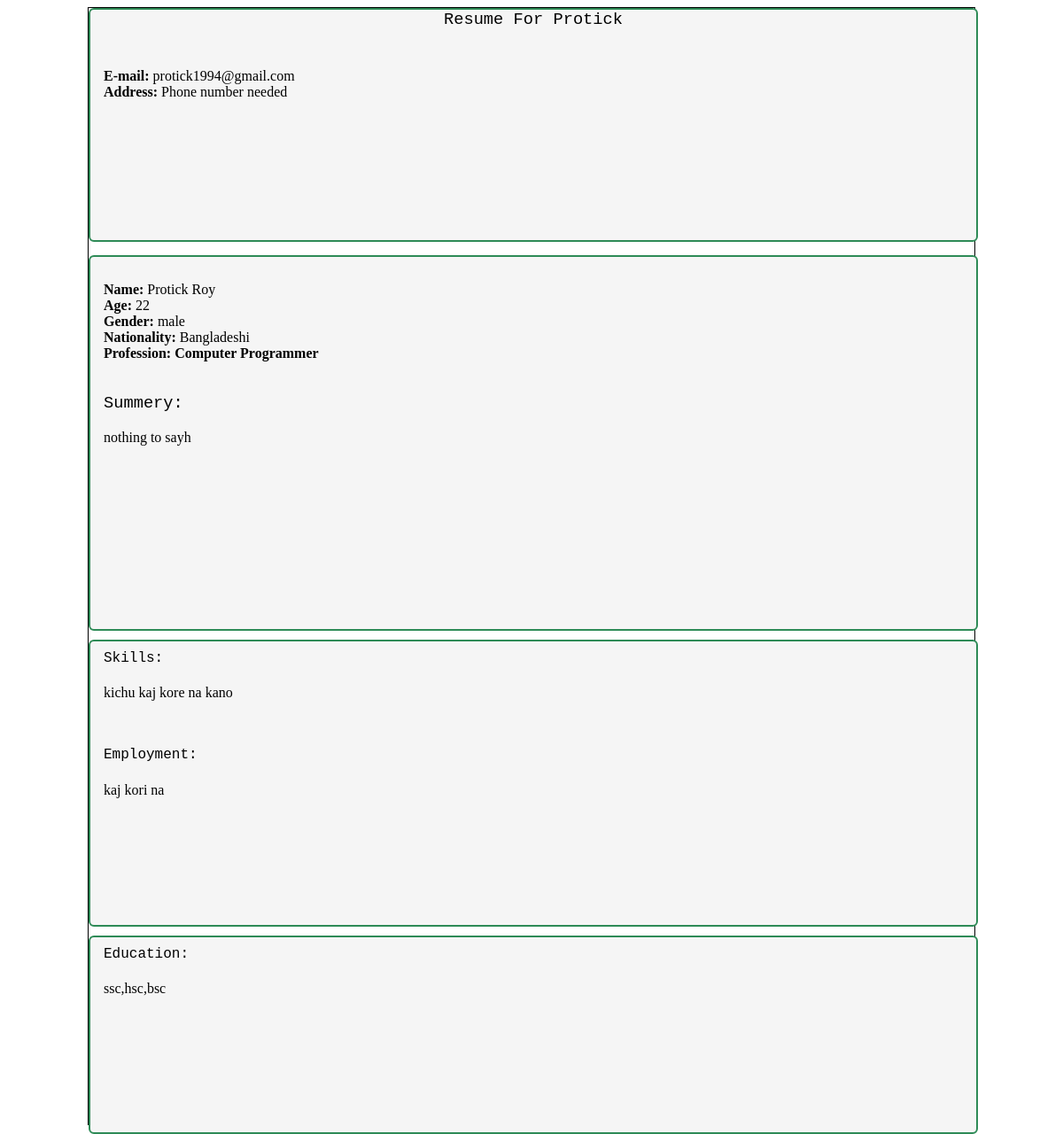
The page /view.php?user=Protick on the database its author committed.
### tables this page shows
CREATE TABLE `user` (
  `id` int(10) NOT NULL,
  `firstname` varchar(25) NOT NULL,
  `lastname` varchar(25) NOT NULL,
  `gender` varchar(25) NOT NULL,
  `age` int(4) NOT NULL,
  `email` varchar(50) NOT NULL,
  `password` varchar(100) NOT NULL
);

CREATE TABLE `details` (
  `id` int(10) NOT NULL,
  `uid` int(10) NOT NULL,
  `profid` int(4) NOT NULL,
  `nationality` varchar(25) NOT NULL,
  `address` varchar(200) NOT NULL,
  `statement` varchar(1000) NOT NULL,
  `skills` varchar(1000) NOT NULL,
  `experience` varchar(1000) NOT NULL,
  `education` varchar(1000) NOT NULL
);

CREATE TABLE `profession` (
  `id` int(10) NOT NULL,
  `profname` varchar(25) NOT NULL
);

### db.php (called while the page is built, shortened)
<?php
function getConn(){
			$servername = "127.0.0.1:3306";
			$username = "root";
			$password = "";
			$dbname = "resume";
			$conn = mysqli_connect($servername, $username, $password, $dbname);
			return $conn;
		}
function executeQuery($queryString){
	$conn=getConn();
	$result = mysqli_query($conn, $queryString);
	return $result;
}
?>

### view.php (the view, shortened to what this page needs)
<?php
include 'db.php';
    $userName = trim($_GET["user"]) ;
    $query= "SELECT * FROM user where firstname='$userName'";
    $res = executeQuery($query);
    $userDetails = mysqli_fetch_assoc($res);
    $uid = $userDetails["id"];
    $firstname=$userDetails["firstname"];
    $lastname=$userDetails["lastname"];
    $gender=$userDetails["gender"];
    $age=$userDetails["age"];
    $email=$userDetails["email"];
    $query= "SELECT * FROM details where uid=$uid ";
    $res = executeQuery($query);
    $profileDetails = mysqli_fetch_assoc($res);
    $profid = $profileDetails["profid"];
    $nationality=$profileDetails["nationality"];
    $address=$profileDetails["address"];
    $statement=$profileDetails["statement"];
    $skills=$profileDetails["skills"];
    $experience=$profileDetails["experience"];
    $education=$profileDetails["education"];
    $query= "SELECT * FROM profession where id=$profid ";
    $res = executeQuery($query);
    $profession = mysqli_fetch_assoc($res);
    $profname=$profession["profname"];
?>
<!DOCTYPE html>
<html>
    <head>
        <link rel="stylesheet" type="text/css" href="view.css"/>
    </head>
    <body>
        <div class="center container">
            <div class="upper">
                <h3 style="text-align: center">Resume For <?php echo $userName ?></h3>
                <div class="upper-left">
                    <b>E-mail: </b> <?php echo $email ?><br/>
                    <b>Address:</b> <?php echo $address ?><br/>
                </div>
                <div class="upper-right">
                </div>
            </div>
            <div class="mid personDetail">
                <b></b><br/>
                <b>Name: </b><?php echo $firstname." ".$lastname?><br/>
                <b>Age: </b><?php echo $age ?><br/>
                <b>Gender: </b><?php echo $gender?><br/>
                <b>Nationality: </b><?php echo $nationality?><br/>
                <b>Profession: </b><b><?php echo $profname?></b><br/>
                <br/><br/>
                <h3>Summery: <br/></h3>
                <p><?php echo $statement?></p>
            </div>
            <div class="lowmid skills">
                <h4>Skills: </h4>
                    <p><?php echo $skills?></p>
                    <br/><br/>
                <h4>Employment: </h4>
                    <p><?php echo $experience?></p>
                    <br/>
            </div>
            <div class="low education">
                <h4>Education: </h4>
                    <p><?php echo $education?></p>
                    <br/>
            </div>
        </div>
    </body>
</html>

### view.css (style rules this page uses)
.center { height:1260px; width: 1000px; background-color:black; margin:0 auto; border: 1px solid black; background-color: white; }
h3,h4 { text-align: left; font-weight: normal; margin-top: 0px; font-family: Courier New, Courier, monospace; }
.upper-left { height:200px; width: 450px; margin-top: 15px; margin-bottom: 15px; margin-right: 20px; float: left; overflow: hidden; padding: 10px 20px 10px 15px; }
.upper-right { height:200px; width: 400px; margin-top: 15px; margin-bottom: 15px; margin-left:10px; float: right; overflow: hidden; }
.upper { height: 260px; width:1000px; background-color:whitesmoke; border: 2px solid seagreen; border-radius: 6px; }
.mid { height: 400px; width: 970px; margin-top: 15px; background-color: whitesmoke; padding: 10px 15px 10px 15px; border: 2px solid seagreen; border-radius: 6px; }
.lowmid { height: 300px; width: 970px; margin-top: 10px; margin-right: 0px; background-color: whitesmoke; padding: 10px 15px 10px 15px; border: 2px solid seagreen; border-radius: 6px; }
.low { height: 200px; width: 970px; margin-top: 10px; background-color: whitesmoke; padding: 10px 15px 10px 15px; border: 2px solid seagreen; border-radius: 6px; }

### rows shown on the page
user: email "protick1994@gmail.com", firstname "Protick", lastname "Roy", age "22", gender "male"
details: address "Phone number needed", nationality "Bangladeshi", statement "nothing to sayh", skills "kichu kaj kore na kano", experience "kaj kori na", education "ssc,hsc,bsc"
profession: profname "Computer Programmer"

### other values the page prints
$userName "Protick"
